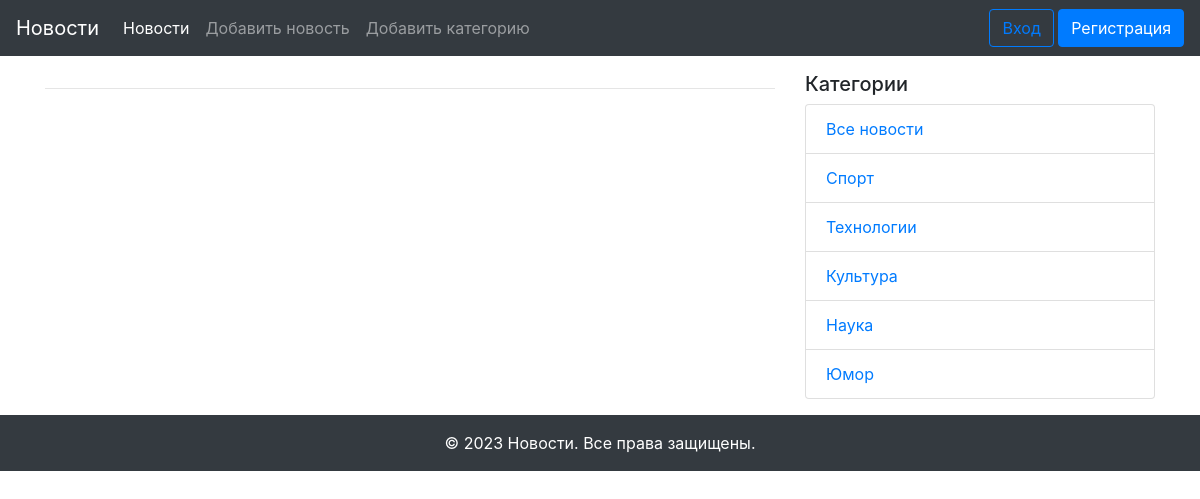
Page /news_detail/11 on the earlier database version.
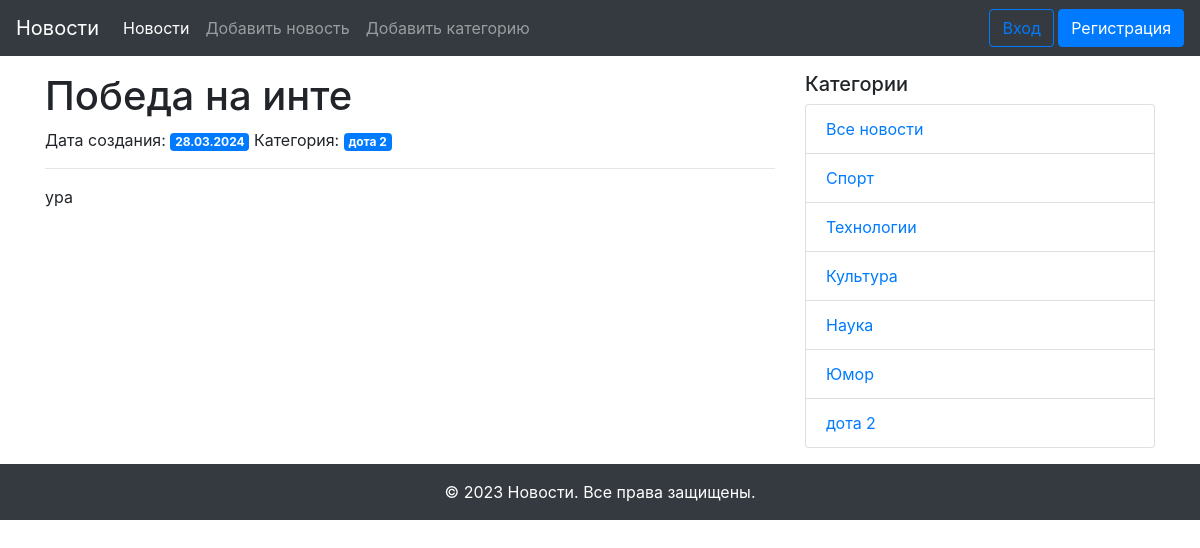
Same page on the later database version.
### app/models.py (models this page shows, shortened)
class Category(db.Model):
    id = db.Column(db.Integer, primary_key=True)
    title = db.Column(db.String(255), nullable=False)
    news = db.relationship('News', back_populates='category')

class News(db.Model):
    id = db.Column(db.Integer, primary_key=True)
    title = db.Column(db.String(255), unique=True, nullable=False)
    text = db.Column(db.Text, nullable=False)
    created_date = db.Column(db.DateTime, default=datetime.utcnow)
    category_id = db.Column(db.Integer, db.ForeignKey('category.id'), nullable=True)
    category = db.relationship('Category', back_populates='news')
    user_id = db.Column(db.Integer, db.ForeignKey('user.id'))
    user = db.relationship('User', back_populates='news')

### app/views.py (the view)
@app.route('/news_detail/<int:id>')
def news_detail(id):
    news = News.query.get(id)
    categories = Category.query.all()
    return render_template('news_detail.html',
                           news=news,
                           categories=categories)

### app/templates/news_detail.html (shortened to what this page needs)
{% extends "base.html" %}
{% block content %}
  <h1>{{ news.title }}</h1>
  {% if news.created_date %}
    <span>Дата создания: </span><span class="badge badge-primary">{{ news.created_date.strftime('%d.%m.%Y') }}</span>
  {% endif %}
  {% if news.category %}
    <span>Категория: <a href="{{ url_for('news_in_category', id=news.category.id) }}" class="badge badge-primary">{{ news.category.title }}</a></span>
  {% endif %}
  <hr>
  <p>{{ news.text }}</p>
{% endblock content %}

### app/templates/side_navigation.html
<div class="col-md-4">
  <h5>Категории</h5>
  <ul class="list-group">
    <li class="list-group-item"><a href="{{ url_for('index') }}">Все новости</a></li>
    {% for category in categories %}
      <li class="list-group-item"><a href="{{ url_for('news_in_category', id=category.id) }}">{{ category.title }}</a></li>
    {% endfor %}
  </ul>
</div>

Differences in the rows shown:
added News: title "Победа на инте", created_date "28.03.2024", text "ура"
added Category: category "дота 2", title "дота 2"
Other differences:
text now shown: "Дата создания: Категория:"
